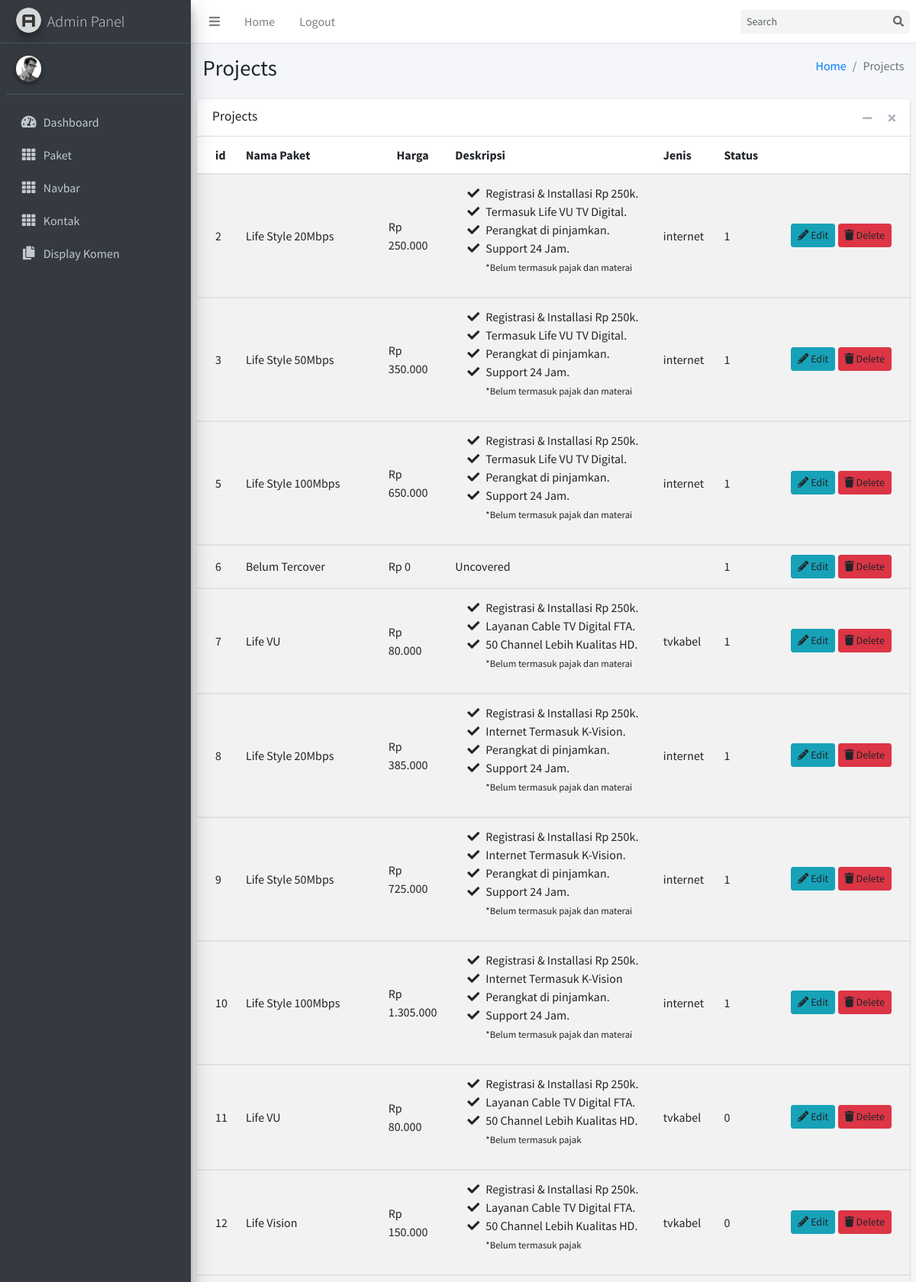
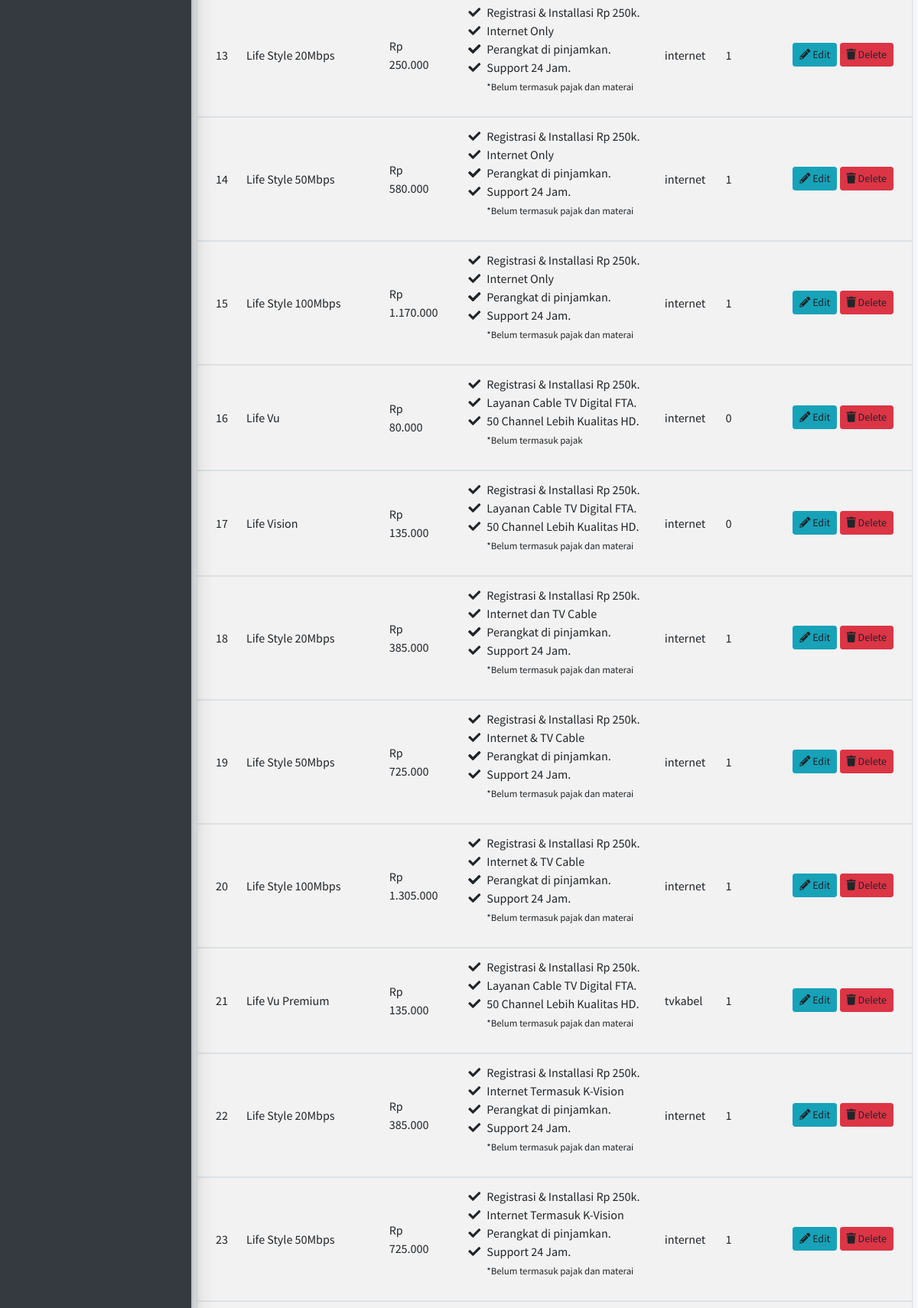
Screenshot of /adminpanel/home.php (upper part) with the database file from the repository (2 pictures, top to bottom).
### tables this page shows
CREATE TABLE `produk` (
  `id_paket` int(11) NOT NULL,
  `nama` varchar(255) NOT NULL,
  `harga` varchar(255) NOT NULL,
  `deskripsi` text NOT NULL,
  `jenis` enum('internet','tvkabel') NOT NULL,
  `id_lokasi` int(11) NOT NULL,
  `active` int(1) NOT NULL,
  `timestamps` timestamp NOT NULL DEFAULT current_timestamp()
);

### adminpanel/home.php (the view, shortened to what this page needs)
<?php
require_once("proses/config.php");
$sql = "SELECT * FROM `produk`";
$result = $conn->query($sql);
?>
<?php include("header_footer/header.php")?>
        <div class="content-wrapper">
            <section class="content-header">
                <div class="container-fluid">
                    <div class="row mb-2">
                        <div class="col-sm-6">
                            <h1>Projects</h1>
                        </div>
                        <div class="col-sm-6">
                            <ol class="breadcrumb float-sm-right">
                                <li class="breadcrumb-item"><a href="#">Home</a></li>
                                <li class="breadcrumb-item active">Projects</li>
                            </ol>
                        </div>
                    </div>
                </div>
            </section>
            <section class="content">
                <div class="card">
                    <div class="card-header">
                        <h3 class="card-title">Projects</h3>
                        <div class="card-tools">
                            <button type="button" class="btn btn-tool" data-card-widget="collapse" title="Collapse">
                                <i class="fas fa-minus"></i>
                            </button>
                            <button type="button" class="btn btn-tool" data-card-widget="remove" title="Remove">
                                <i class="fas fa-times"></i>
                            </button>
                        </div>
                    </div>
                    <div class="card-body p-0">
                        <table class="table table-striped projects">
                            <thead>
                                <tr>
                                    <th style="width: 1%">
                                        id
                                    </th>
                                    <th style="width: 20%">
                                        Nama Paket
                                    </th>
                                    <th style="width: 8%" class="text-center">
                                        Harga
                                    </th>
                                    <th>
                                        Deskripsi
                                    </th>
                                    <th>
                                        Jenis
                                    </th>
                                    <th style="width: 5%" class="text-center">
                                        Status
                                    </th>
                                    <th style="width: 20%">
                                    </th>
                                </tr>
                            </thead>
                            <tbody>
                                <?php
                                if ($result->num_rows > 0) {
                                    while ($row = $result->fetch_assoc()) {
                                        $id = $row["id_paket"];
                                        $nama = $row["nama"];
                                        $harga = $row["harga"];
                                        $deskripsi = $row["deskripsi"];
                                        $jenis = $row["jenis"];
                                        $status = $row["active"];
                                        $nominal_format = "Rp " . number_format($harga, 0, ',', '.');
                                        ?>
                                        <tr>
                                            <td>
                                                <?php echo $id; ?>
                                            </td>
                                            <td>
                                                <?php echo $nama; ?>
                                            </td>
                                            <td>
                                                <?php echo $nominal_format; ?>
                                            </td>
                                            <td>
                                                <?php echo $deskripsi; ?>
                                            </td>
                                            <td>
                                                <?php echo $jenis; ?>
                                            </td>
                                            <td>
                                                <?php echo $status; ?>
                                            </td>
                                            <td class="project-actions text-right">
                                                <a class="btn btn-info btn-sm" >
                                                    <i type="submit" class="fas fa-pencil-alt" data-target="btnEdit">
                                                    </i>
                                                    Edit
                                                </a>
                                                <a class="btn btn-danger btn-sm" >
                                                    <i type="submit" class="fas fa-trash" name="btnDelete">
                                                    </i>
                                                    Delete
                                                </a>
                                            </td>
                                        </tr>
                                    </tbody>
                                    <?php
                                    }
                                } else {
                                    echo "Tidak ada data paket internet.";
                                }
                                ?>
                        </table>
                    </div>
                </div>
            </section>
        </div>
    <?php include("header_footer/footer.php")?>

### rows the page displays
produk: id_paket "2", nama "Life Style 20Mbps", harga "Rp 250.000", deskripsi "Registrasi & Installasi Rp 250k. Termasuk Life VU TV Digital. Perangkat di pinjamkan. Support 24 Jam. *Belum termasuk pajak dan materai", jenis "internet", active "1"
produk: id_paket "3", nama "Life Style 50Mbps", harga "Rp 350.000", deskripsi "Registrasi & Installasi Rp 250k. Termasuk Life VU TV Digital. Perangkat di pinjamkan. Support 24 Jam. *Belum termasuk pajak dan materai", jenis "internet", active "1"
produk: id_paket "5", nama "Life Style 100Mbps", harga "Rp 650.000", deskripsi "Registrasi & Installasi Rp 250k. Termasuk Life VU TV Digital. Perangkat di pinjamkan. Support 24 Jam. *Belum termasuk pajak dan materai", jenis "internet", active "1"
produk: id_paket "6", nama "Belum Tercover", harga "Rp 0", deskripsi "Uncovered", active "1"
produk: id_paket "7", nama "Life VU", harga "Rp 80.000", deskripsi "Registrasi & Installasi Rp 250k. Layanan Cable TV Digital FTA. 50 Channel Lebih Kualitas HD. *Belum termasuk pajak dan materai", jenis "tvkabel", active "1"
produk: id_paket "8", nama "Life Style 20Mbps", harga "Rp 385.000", deskripsi "Registrasi & Installasi Rp 250k. Internet Termasuk K-Vision. Perangkat di pinjamkan. Support 24 Jam. *Belum termasuk pajak dan materai", jenis "internet", active "1"
produk: id_paket "9", nama "Life Style 50Mbps", harga "Rp 725.000", deskripsi "Registrasi & Installasi Rp 250k. Internet Termasuk K-Vision. Perangkat di pinjamkan. Support 24 Jam. *Belum termasuk pajak dan materai", jenis "internet", active "1"
produk: id_paket "10", nama "Life Style 100Mbps", harga "Rp 1.305.000", deskripsi "Registrasi & Installasi Rp 250k. Internet Termasuk K-Vision Perangkat di pinjamkan. Support 24 Jam. *Belum termasuk pajak dan materai", jenis "internet", active "1"
produk: id_paket "11", nama "Life VU", harga "Rp 80.000", deskripsi "Registrasi & Installasi Rp 250k. Layanan Cable TV Digital FTA. 50 Channel Lebih Kualitas HD. *Belum termasuk pajak", jenis "tvkabel", active "0"
produk: id_paket "12", nama "Life Vision", harga "Rp 150.000", deskripsi "Registrasi & Installasi Rp 250k. Layanan Cable TV Digital FTA. 50 Channel Lebih Kualitas HD. *Belum termasuk pajak", jenis "tvkabel", active "0"
produk: id_paket "13", nama "Life Style 20Mbps", harga "Rp 250.000", deskripsi "Registrasi & Installasi Rp 250k. Internet Only Perangkat di pinjamkan. Support 24 Jam. *Belum termasuk pajak dan materai", jenis "internet", active "1"
produk: id_paket "14", nama "Life Style 50Mbps", harga "Rp 580.000", deskripsi "Registrasi & Installasi Rp 250k. Internet Only Perangkat di pinjamkan. Support 24 Jam. *Belum termasuk pajak dan materai", jenis "internet", active "1"
produk: id_paket "15", nama "Life Style 100Mbps", harga "Rp 1.170.000", deskripsi "Registrasi & Installasi Rp 250k. Internet Only Perangkat di pinjamkan. Support 24 Jam. *Belum termasuk pajak dan materai", jenis "internet", active "1"
produk: id_paket "16", nama "Life Vu", harga "Rp 80.000", deskripsi "Registrasi & Installasi Rp 250k. Layanan Cable TV Digital FTA. 50 Channel Lebih Kualitas HD. *Belum termasuk pajak", jenis "internet", active "0"
produk: id_paket "17", nama "Life Vision", harga "Rp 135.000", deskripsi "Registrasi & Installasi Rp 250k. Layanan Cable TV Digital FTA. 50 Channel Lebih Kualitas HD. *Belum termasuk pajak dan materai", jenis "internet", active "0"
produk: id_paket "18", nama "Life Style 20Mbps", harga "Rp 385.000", deskripsi "Registrasi & Installasi Rp 250k. Internet dan TV Cable Perangkat di pinjamkan. Support 24 Jam. *Belum termasuk pajak dan materai", jenis "internet", active "1"
produk: id_paket "19", nama "Life Style 50Mbps", harga "Rp 725.000", deskripsi "Registrasi & Installasi Rp 250k. Internet & TV Cable Perangkat di pinjamkan. Support 24 Jam. *Belum termasuk pajak dan materai", jenis "internet", active "1"
produk: id_paket "20", nama "Life Style 100Mbps", harga "Rp 1.305.000", deskripsi "Registrasi & Installasi Rp 250k. Internet & TV Cable Perangkat di pinjamkan. Support 24 Jam. *Belum termasuk pajak dan materai", jenis "internet", active "1"
produk: id_paket "21", nama "Life Vu Premium", harga "Rp 135.000", deskripsi "Registrasi & Installasi Rp 250k. Layanan Cable TV Digital FTA. 50 Channel Lebih Kualitas HD. *Belum termasuk pajak dan materai", jenis "tvkabel", active "1"
produk: id_paket "22", nama "Life Style 20Mbps", harga "Rp 385.000", deskripsi "Registrasi & Installasi Rp 250k. Internet Termasuk K-Vision Perangkat di pinjamkan. Support 24 Jam. *Belum termasuk pajak dan materai", jenis "internet", active "1"
produk: id_paket "23", nama "Life Style 50Mbps", harga "Rp 725.000", deskripsi "Registrasi & Installasi Rp 250k. Internet Termasuk K-Vision Perangkat di pinjamkan. Support 24 Jam. *Belum termasuk pajak dan materai", jenis "internet", active "1"
